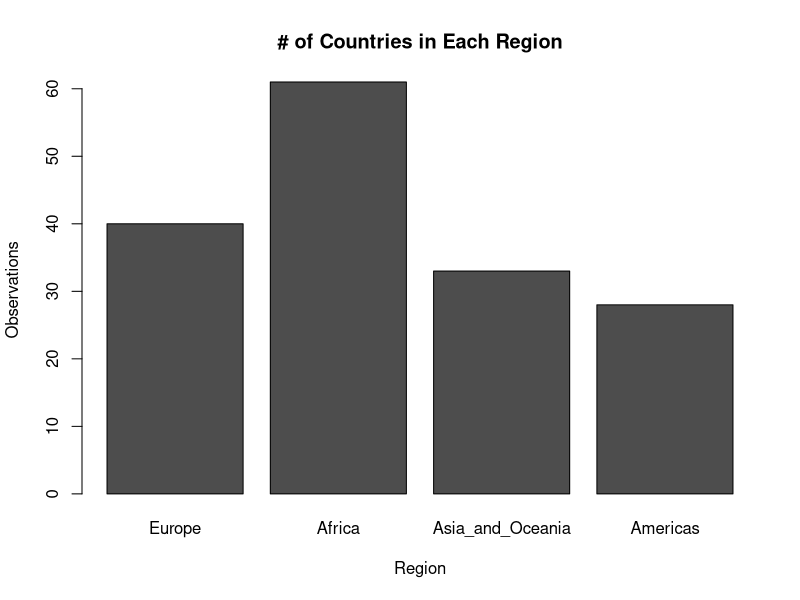
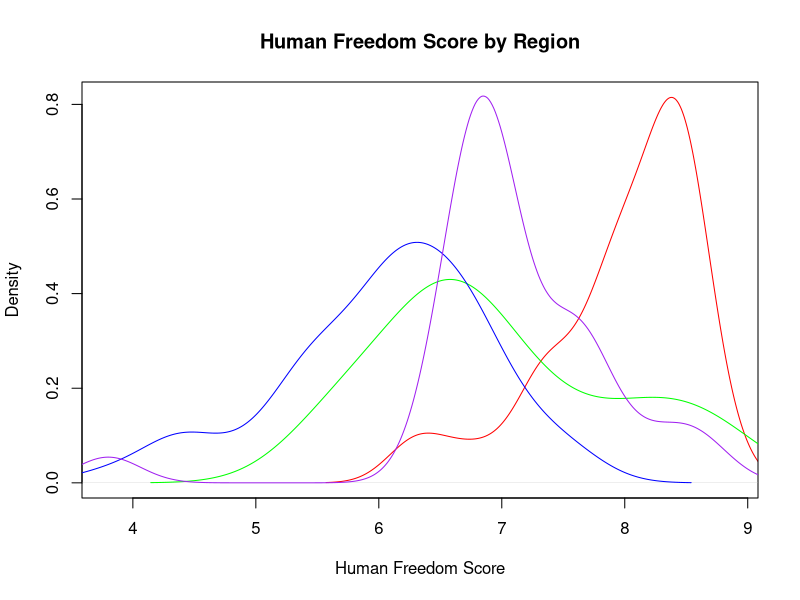
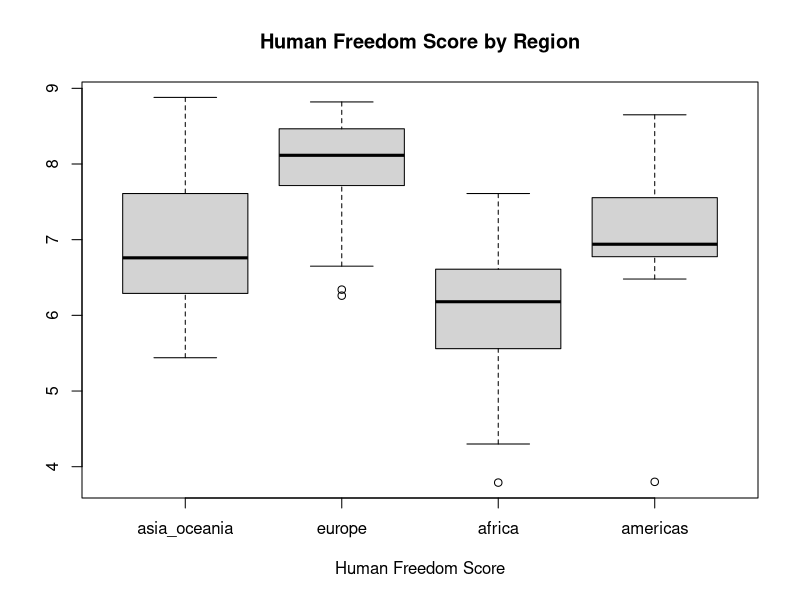
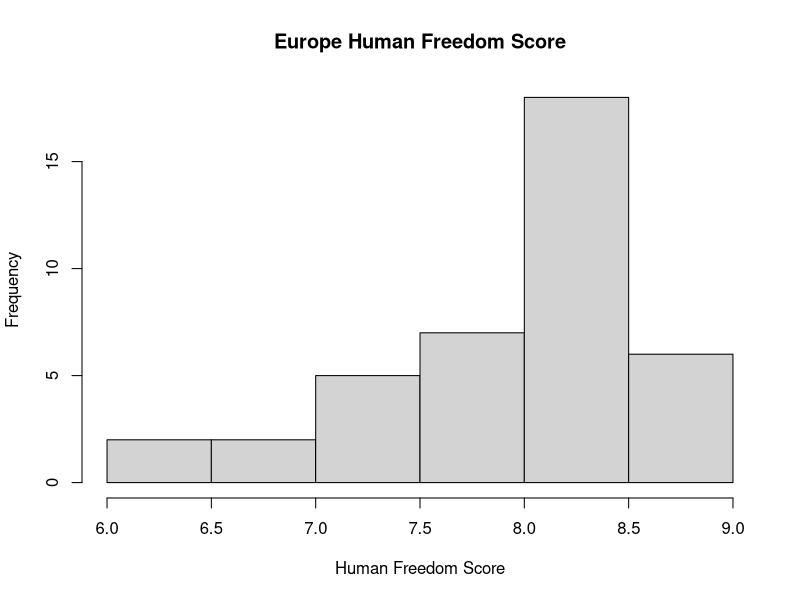
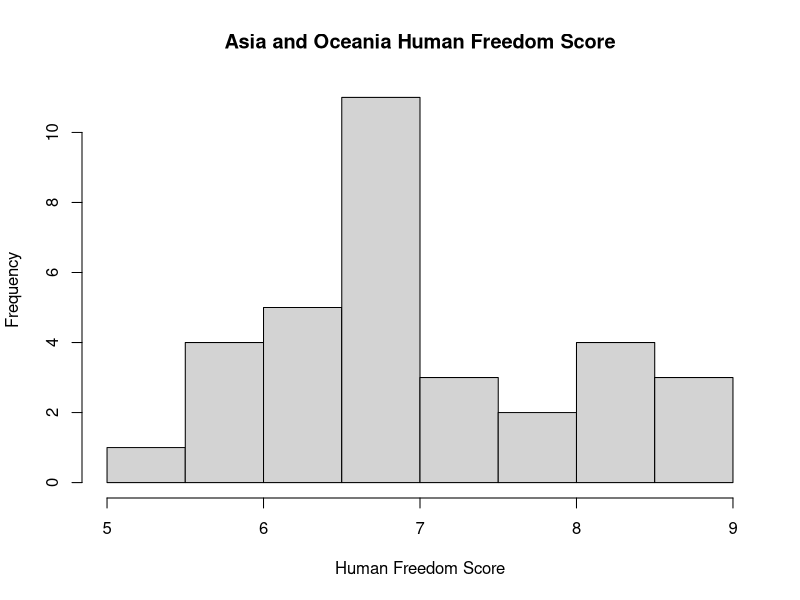
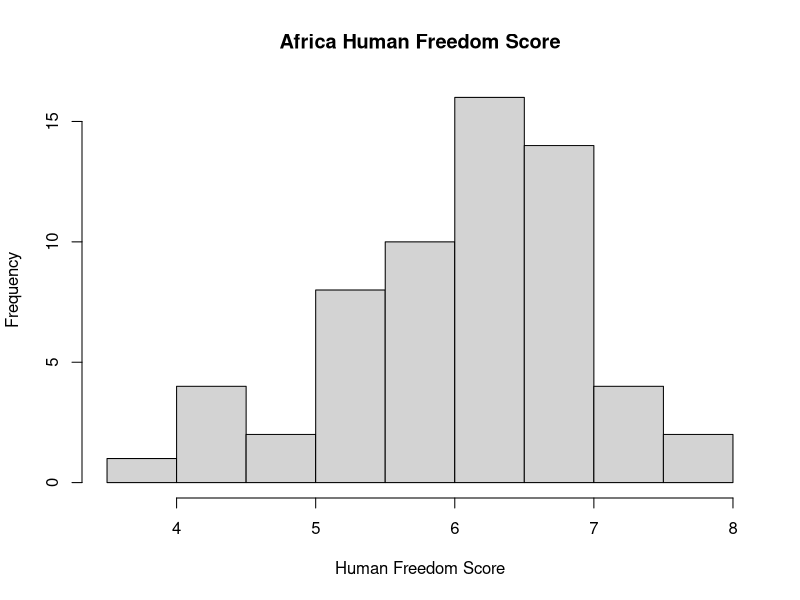
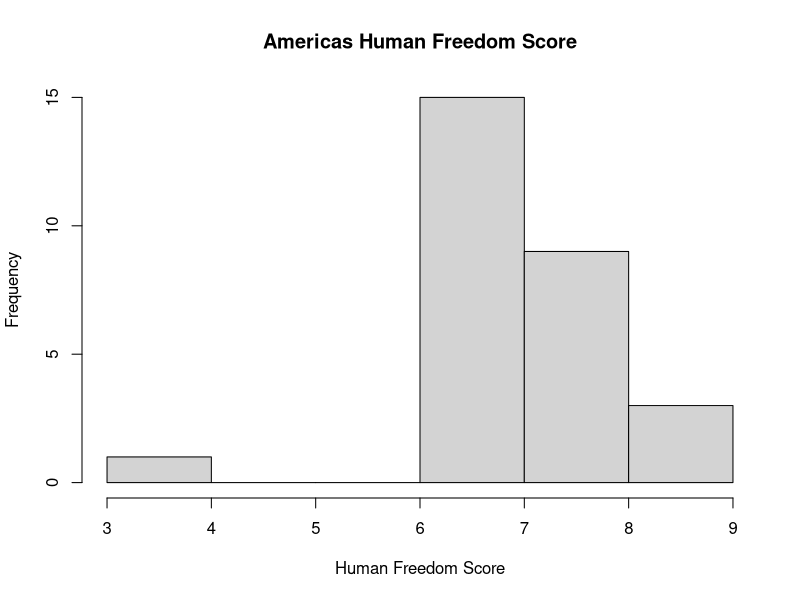
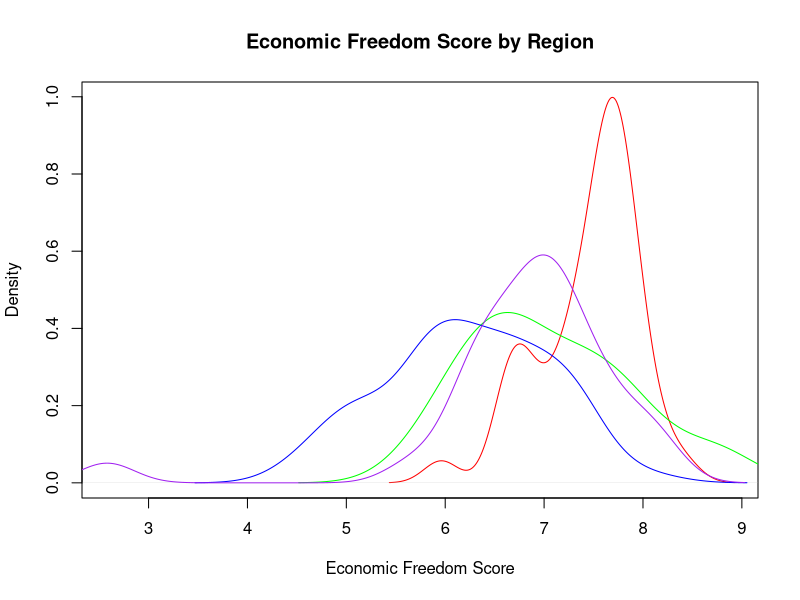

These figures' R source, in order:
## ---- chunk 1
knitr::opts_chunk$set(echo = TRUE)
## ---- chunk 2
data<-read.csv("hfi_cc_2019.csv")
data<-data[data$year=="2017",]

#find the number of "-"'s in the row pf_rol_procedural
#sum(data$pf_rol_procedural=="-")

#number of observations for each region
#summary(data$region)

#add a region column to the data
data<-cbind(data.frame("REGION" = numeric(nrow(data))),data)
for(i in 1:nrow(data)){
  if (data$region[i]=="South Asia"|
      data$region[i]=="Caucasus & Central Asia"|
      data$region[i]=="Oceania"|
      data$region[i]=="East Asia"){
    data$REGION[i]<-"asia_oceania"
  } else if (data$region[i]=="Eastern Europe"|
             data$region[i]=="Western Europe") {
    data$REGION[i]<-"europe"
  } else if (data$region[i]=="Middle East & North Africa"|
             data$region[i]=="Sub-Saharan Africa") {
    data$REGION[i]<-"africa"
  } else if (data$region[i]=="North America"|
             data$region[i]=="Latin America & the Caribbean") {
    data$REGION[i]<-"americas"
  }
}

#split the data into groups
asia_oceania<-data[data$region=="South Asia"|
                     data$region=="Caucasus & Central Asia"|
                     data$region=="Oceania"|
                     data$region=="East Asia",]
europe<-data[data$region=="Eastern Europe"|
             data$region=="Western Europe",]
africa<-data[data$region=="Middle East & North Africa"|
             data$region=="Sub-Saharan Africa",]
americas<-data[data$region=="North America"|
               data$region=="Latin America & the Caribbean",]
## ---- chunk 3
mydf<-data.frame(Europe=nrow(europe), Africa=nrow(africa),
                 Asia_and_Oceania=nrow(asia_oceania), Americas=nrow(americas))
barplot(t(t(as.matrix(mydf))), main="# of Countries in Each Region",
        ylab="Observations", xlab="Region")
## ---- chunk 4
#see code chunk below for examples
#l is a list of vectors
#var is the variable name (for plot title purposes)
cont_plot<-function(l, var) {
  #remove the dashes (missing data) from all regions
  asia_<-as.numeric(as.character(l[[1]][l[[1]]!="-"]))
  europe_<-as.numeric(as.character(l[[2]][l[[2]]!="-"]))
  africa_<-as.numeric(as.character(l[[3]][l[[3]]!="-"]))
  americas_<-as.numeric(as.character(l[[4]][l[[4]]!="-"]))

  #density
  min<-min(c(asia_,europe_,africa_,americas_))
  max<-max(c(asia_,europe_,africa_,americas_))
  plot(density(europe_),xlim=c(min,max), col="red", 
       main=paste(var, "by Region"), xlab=var)
  #legend(1,95,legend=c("Europe","Asia_Oceania","Africa","Americas"), 
  #       fill=c("red","green","blue","purple"))
  lines(density(asia_),col="green")
  lines(density(africa_), col = "blue")
  lines(density(americas_), col = "purple")
  #legend(1, 95, legend=c("Line 1", "Line 2"),
  #     col=c("red", "blue"), lty=1:2, cex=0.8)
  
  #boxplot
  boxplot(asia_,europe_,africa_,americas_,
          names = c("asia_oceania","europe","africa","americas"),
          main=paste(var, "by Region"), xlab=var)
  
  #histogram
  hist(europe_, main = paste("Europe",var), xlab=var)
  hist(asia_, main = paste("Asia and Oceania",var), xlab=var)
  hist(africa_, main = paste("Africa",var), xlab=var)
  hist(americas_, main = paste("Americas",var), xlab=var)
}
## ---- chunk 5
l<-list(asia_oceania$hf_score,europe$hf_score,africa$hf_score,americas$hf_score)
cont_plot(l, "Human Freedom Score")
## ---- chunk 6
l<-list(asia_oceania$ef_score,europe$ef_score,africa$ef_score,americas$ef_score)
cont_plot(l, "Economic Freedom Score")
## ---- chunk 7
l<-list(asia_oceania$pf_score,europe$pf_score,africa$pf_score,americas$pf_score)
cont_plot(l, "Political Freedom Score")
## ---- chunk 8
#quartile: lower = better
df<-data[,c(1,8)]
df<-df[df$hf_quartile!="-",]
asia<-df[which(df$REGION=="asia_oceania"),]
europe<-df[which(df$REGION=="europe"),]
africa<-df[which(df$REGION=="africa"),]
americas<-df[which(df$REGION=="americas"),]

mydf <- data.frame( 
  One=c(
    Europe=sum(europe$hf_quartile==1), 
    Asia_Oceania=sum(asia$hf_quartile==1), 
    Americas=sum(americas$hf_quartile==1),
    Africa=sum(africa$hf_quartile==1)
  ), 
  Two=c(
    Europe=sum(europe$hf_quartile==2),
    Asia_Oceania=sum(asia$hf_quartile==2),
    Americas=sum(americas$hf_quartile==2),
    Africa=sum(africa$hf_quartile==2)
  ), 
  Three=c(
    Europe=sum(europe$hf_quartile==3),
    Asia_Oceania=sum(asia$hf_quartile==3),
    Americas=sum(americas$hf_quartile==3),
    Africa=sum(africa$hf_quartile==3)
  ), 
  Four=c(
    Europe=sum(europe$hf_quartile==4),
    Asia_Oceania=sum(asia$hf_quartile==4),
    Americas=sum(americas$hf_quartile==4),
    Africa=sum(africa$hf_quartile==4)
  ) 
  )
barplot(t(as.matrix(mydf)), beside=TRUE, 
        legend = colnames(mydf), args.legend = list(x="top",cex = .7),
        main="Region vs. Human Freedom Score Quartile",
        ylab="Observations",
        xlab="Region")
## ---- chunk 9
#ef_government_enterprises
df<-data[,c(1,66)]
df<-df[df$ef_government_enterprises!="-",]
asia<-df[which(df$REGION=="asia_oceania"),]
europe<-df[which(df$REGION=="europe"),]
africa<-df[which(df$REGION=="africa"),]
americas<-df[which(df$REGION=="americas"),]

mydf <- data.frame( 
  Zero=c(
    Europe=sum(europe$ef_government_enterprises==0), 
    Asia_Oceania=sum(asia$ef_government_enterprises==0), 
    Americas=sum(americas$ef_government_enterprises==0),
    Africa=sum(africa$ef_government_enterprises==0)
  ), 
  Two=c(
    Europe=sum(europe$ef_government_enterprises==2),
    Asia_Oceania=sum(asia$ef_government_enterprises==2),
    Americas=sum(americas$ef_government_enterprises==2),
    Africa=sum(africa$ef_government_enterprises==2)
  ), 
  Four=c(
    Europe=sum(europe$ef_government_enterprises==4),
    Asia_Oceania=sum(asia$ef_government_enterprises==4),
    Americas=sum(americas$ef_government_enterprises==4),
    Africa=sum(africa$ef_government_enterprises==4)
  ), 
  Six=c(
    Europe=sum(europe$ef_government_enterprises==6),
    Asia_Oceania=sum(asia$ef_government_enterprises==6),
    Americas=sum(americas$ef_government_enterprises==6),
    Africa=sum(africa$ef_government_enterprises==6)
  ), 
  Seven=c(
    Europe=sum(europe$ef_government_enterprises==7),
    Asia_Oceania=sum(asia$ef_government_enterprises==7),
    Americas=sum(americas$ef_government_enterprises==7),
    Africa=sum(africa$ef_government_enterprises==7)
  ), 
  Eight=c(
    Europe=sum(europe$ef_government_enterprises==8),
    Asia_Oceania=sum(asia$ef_government_enterprises==8),
    Americas=sum(americas$ef_government_enterprises==8),
    Africa=sum(africa$ef_government_enterprises==8)
  ), 
  Ten=c(
    Europe=sum(europe$ef_government_enterprises==10),
    Asia_Oceania=sum(asia$ef_government_enterprises==10),
    Americas=sum(americas$ef_government_enterprises==10),
    Africa=sum(africa$ef_government_enterprises==10)
  ) 
  )
barplot(t(as.matrix(mydf)), beside=TRUE, 
        legend = colnames(mydf), 
        args.legend = list(x="top",cex = .7),
        main="Region vs. Government Enterprises",
        ylab="Observations",
        xlab="Region")


